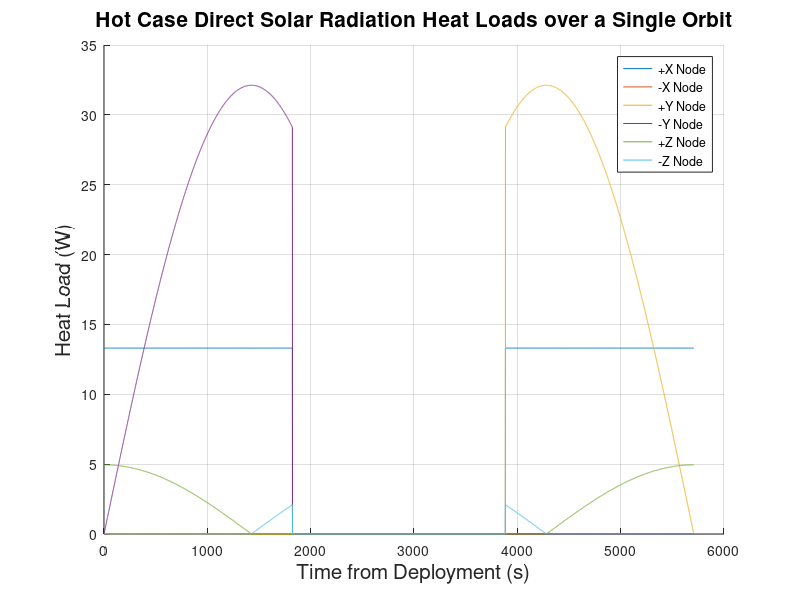
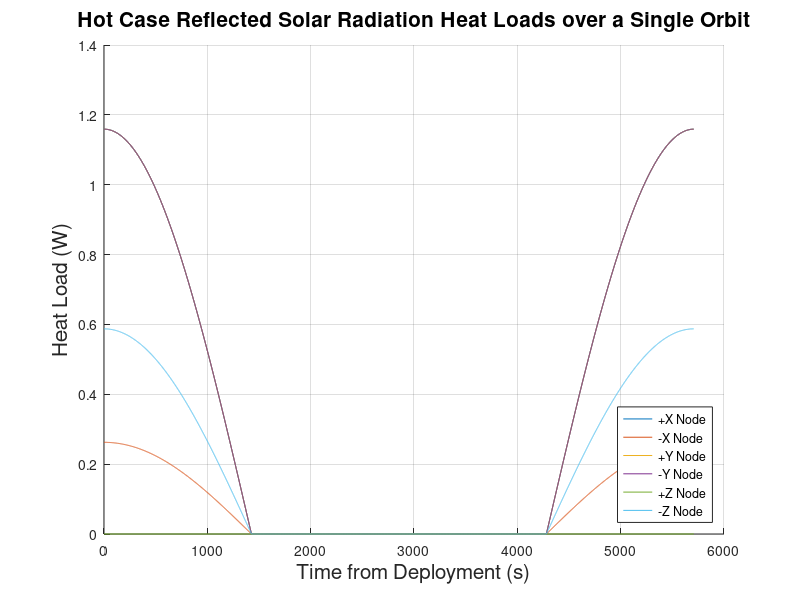
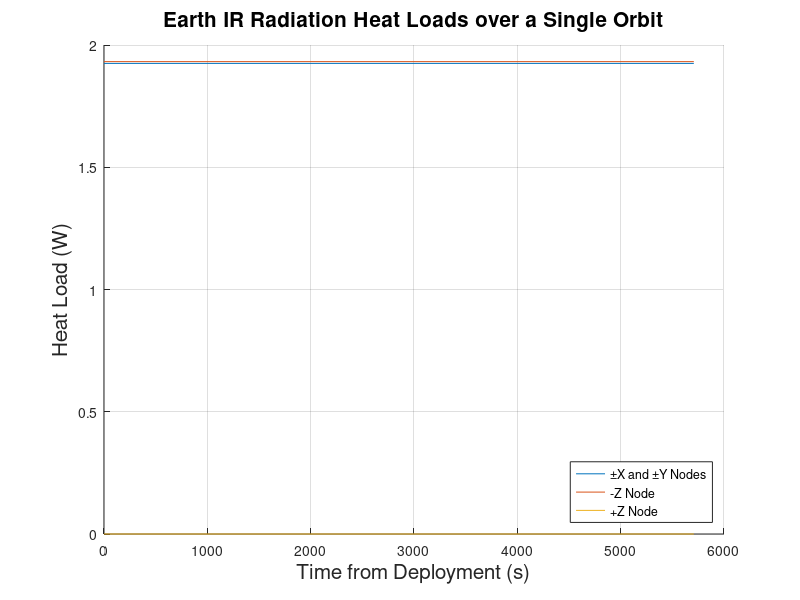
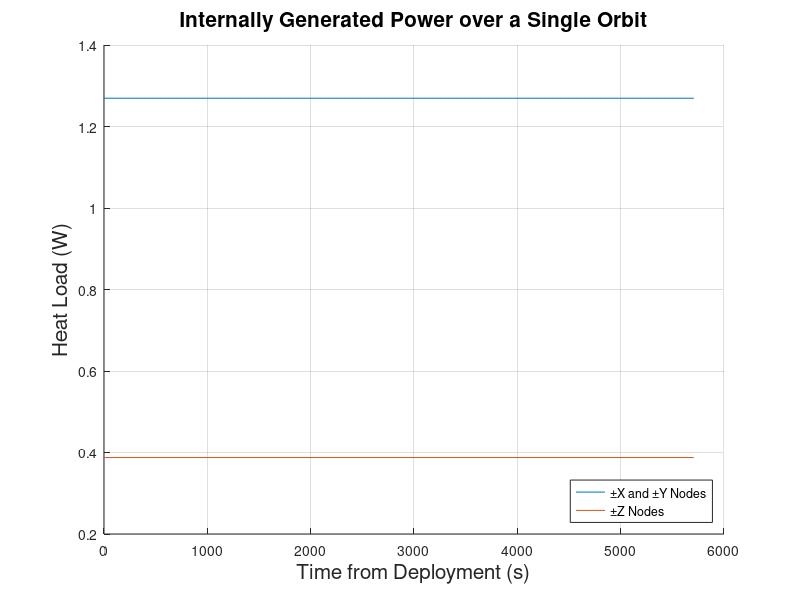

Here is the MATLAB script that generated these plots, in order:
% FINCH Six Node Thermal Model

close all;
clear all;
clc;

%% Overview

% This program is a transient orbital thermal simulation that models the FINCH satellite as six
% thermally coupled nodes. The purpose of this program is to identify the on orbit temperature ranges 
% that the FINCH satellite will encounter. Two cases are analyzed, a "hot" case corresponding to winter 
% in the northern hemisphere, and a "cold" case corresponding to summer in the northern hemisphere. To
% modify the program, adjust values in the "Constants" section.

% The design of this program is based on the paper "Preliminary Thermal Analysis of Small Satellites" 
% by Casper Versteeg and David L. Cotten
% The view factors for Earth IR and reflected solar radiation are from the paper "A Simplified, Closed-Form 
% Method for Screening Spacecraft Orbital Heating Variations" by S. L. Rickman

%% Assumptions & Approximations

% FINCH consists of six thermally coupled nodes
% Each of these nodes is a lumped mass (i.e., all points within each node are at the same temperature at each time step)
% The mass of each node is constant
% Nodes are thermally coupled along spacecraft edges (i.e., each node includes a single external spacecraft panel)
% The total mass of the satellite is distributed among the nodes such that the mass-area ratio remains constant
% The specific heat capacity (at constant pressure) of each node is that of aluminum 6061-T6 and is constant
% Each node's absorptivity and emissivity are the same across its entire external surface and do not change over time
% FINCH's internal power generation is constant
% This power is distributed among the nodes such that the power-area ratio remains constant
% All internal radiation is ignored
% FINCH is deployed at the halfway point of the sunlit portion of its orbit
% FINCH is orbiting at a low altitude (i.e., altitude << Earth's radius) and in a circular orbit
% FINCH is oriented in a fixed attitude with the -Z node always facing Earth, the +Z node always facing away 
% from the Earth, the +Y node acting as the "leading face" (i.e., its surface normal points in the direction of motion), 
% and the -X node never facing the Sun
% The Earth's albedo is constant over its entire surface
% The Earth has a constant infrared flux emission over its entire surface
% The solar heat flux is constant for the durations of the hot and cold cases
% Initial temperatures for the hot and cold cases for all nodes are the same
% The orbital altitude is high enough such that the effects of free molecular heating are negligible
% The effects of charged-particle heating are negligible


%% Constants

% Orbital Parameters

altitude = 550; % in km
orbital_period = 5708; % in seconds
beta_angle = 22.5; % in degrees (beta angle is constant because FINCH is in a sun-synchronous orbit)
no_orbits = 10; % number of orbits to be completed in this analysis

% FINCH Parameters

specific_heat = 896; % specific heat capacity of 6061-T6 aluminum in J/(kg-K)
large_node_mass = 0.8675; % in kg
small_node_mass = 0.2649; % in kg
large_node_bolts = 5; % number of bolts joining adjacent large nodes
small_node_bolts = 3; % number of bolts joining small nodes to adjacent large nodes
% Note: "large" and "small" refer to the relative sizes of the areas of the panels contained within each node (i.e., ±X and ±Y panels are 
% contained within "large" nodes, while the ±Z panels are contained within the "small" nodes)

% +X Node
plusX_absorptivity = 0.7507; % unitless
plusX_emissivity = 0.619; % unitless

% -X Node (includes radiator panel, coated in Z93 paint - property values from Gilmore Thermal Control Handbook Vol. 1)
minusX_absorptivity = 0.17; % unitless
minusX_emissivity = 0.92; % unitless

% +Y Node
plusY_absorptivity = 0.7507; % unitless
plusY_emissivity = 0.619; % unitless

% -Y Node
minusY_absorptivity = 0.7507; % unitless
minusY_emissivity = 0.619; % unitless

% +Z Node
plusZ_absorptivity = 0.379; % unitless
plusZ_emissivity = 0.08; % unitless

% -Z Node
minusZ_absorptivity = 0.379; % unitless
minusZ_emissivity = 0.08; % unitless

small_node_area = 0.01; % area in m^2 of ±Z panels contained within the "small" ±Z nodes
large_node_area = 0.03275; % area in m^2 of ±X and ±Y panels contained within the "large" ±X and ±Y nodes
bolt_conductance = 0.26; % thermal conductance of bolted connections between node in W/K (also from Gilmore's book)

% Other Constants

sb = 5.67*(10^-8); % Stefan-Boltzmann Constant in W/(m^2-K^4)
earth_albedo = 0.14; % unitless
earth_IR_heat_flux = 228; % in W/m^2
solar_flux_hot = 1414; % solar flux for hot case in W/m^2
solar_flux_cold = 1322; % solar flux for cold case in W/m^2
space_temp = -270.45; % temperature of space in degrees Celsius
Qdot_gen_Wh = 9.28; % internally generated heat load in Watt-hours over a single orbit (based on power budget)
earth_radius = 6371; % in km
delta_t = 1; % define time step in seconds

%% Analysis

% Calculate the internally generated heat load in Watts (need to convert from Wh to Watts)

Qdot_gen = Qdot_gen_Wh/(orbital_period/3600);

% Distribute the internally generated heat load among the nodes

small_node_power = Qdot_gen/15.1;
large_node_power = 3.275*small_node_power;

% Calculate the critical beta angle and eclipse fraction

critical_beta_angle = asind(earth_radius/(earth_radius+altitude));

if beta_angle < critical_beta_angle
    eclipse_fraction = (1/180)*acosd((sqrt(altitude^2+2*earth_radius*altitude))/((earth_radius+altitude)*cosd(beta_angle)));
else
    eclipse_fraction = 0;
end

% Calculate the view factors for Earth IR and reflected solar radiation (from Rickman paper)
% Since the +Z (zenith) node is never oriented towards the Earth, its view factor is always 0
VF_nadir =(earth_radius/(earth_radius+altitude))^2; % Earth Facing
a=sqrt(1-VF_nadir);
b=2*asin(a);
c=sin(b);
VF_walls = (pi-b-c)/(2*pi); % Perpendicular to nadir

% Initialize the index variable
i = 1;

% Initialize the spacecraft's temperature in degrees Celsius for all nodes for both cases
T_hot_plusX(i) = 20;
T_cold_plusX(i) = 20;
T_hot_minusX(i) = 20;
T_cold_minusX(i) = 20;
T_hot_plusY(i) = 20;
T_cold_plusY(i) = 20;
T_hot_minusY(i) = 20;
T_cold_minusY(i) = 20;
T_hot_plusZ(i) = 20;
T_cold_plusZ(i) = 20;
T_hot_minusZ(i) = 20;
T_cold_minusZ(i) = 20;

% Initialize time vector at halfway point of sunlit portion of the orbit (units: seconds)
t(i) = 0;

% Calculate the heat transfer rates for the +X node at time t=0
Qdot_earth_IR_plusX = VF_walls*earth_IR_heat_flux*large_node_area;
% Hot Case
Qdot_solar_hot_plusX(i) = sind(beta_angle)*solar_flux_hot*large_node_area*plusX_absorptivity;
Qdot_albedo_hot_plusX(i) = VF_walls*earth_albedo*solar_flux_hot*plusX_absorptivity*large_node_area*cosd(beta_angle);
% Cold Case
Qdot_solar_cold_plusX(i) = sind(beta_angle)*solar_flux_cold*large_node_area*plusX_absorptivity;
Qdot_albedo_cold_plusX(i) = VF_walls*earth_albedo*solar_flux_cold*plusX_absorptivity*large_node_area*cosd(beta_angle);

% Calculate the heat transfer rates for the -X node at time t=0
Qdot_earth_IR_minusX = VF_walls*earth_IR_heat_flux*large_node_area;
% Hot Case
Qdot_solar_hot_minusX(i) = 0;
Qdot_albedo_hot_minusX(i) = VF_walls*earth_albedo*solar_flux_hot*minusX_absorptivity*large_node_area*cosd(beta_angle);
% Cold Case
Qdot_solar_cold_minusX(i) = 0;
Qdot_albedo_cold_minusX(i) = VF_walls*earth_albedo*solar_flux_cold*minusX_absorptivity*large_node_area*cosd(beta_angle);

% Calculate the heat transfer rates for the +Y node at time t=0
Qdot_earth_IR_plusY = VF_walls*earth_IR_heat_flux*large_node_area;
% Hot Case
Qdot_solar_hot_plusY(i) = 0;
Qdot_albedo_hot_plusY(i) = VF_walls*earth_albedo*solar_flux_hot*plusY_absorptivity*large_node_area*cosd(beta_angle);
% Cold Case
Qdot_solar_cold_plusY(i) = 0;
Qdot_albedo_cold_plusY(i) = VF_walls*earth_albedo*solar_flux_cold*plusY_absorptivity*large_node_area*cosd(beta_angle);

% Calculate the heat transfer rates for the -Y node at time t=0
Qdot_earth_IR_minusY = VF_walls*earth_IR_heat_flux*large_node_area;
% Hot Case
Qdot_solar_hot_minusY(i) = 0;
Qdot_albedo_hot_minusY(i) = VF_walls*earth_albedo*solar_flux_hot*minusY_absorptivity*large_node_area*cosd(beta_angle);
% Cold Case
Qdot_solar_cold_minusY(i) = 0;
Qdot_albedo_cold_minusY(i) = VF_walls*earth_albedo*solar_flux_cold*minusY_absorptivity*large_node_area*cosd(beta_angle);

% Calculate the heat transfer rates for the +Z node at time t=0
% The +Z node never faces the Earth, so Earth IR and reflected solar radiation heat transfer to this node is 0
% Hot Case
Qdot_solar_hot_plusZ(i) = cos((2*pi*t(i))/orbital_period)*cosd(beta_angle)*solar_flux_hot*small_node_area*plusZ_absorptivity;
% Cold Case
Qdot_solar_cold_plusZ(i) = cos((2*pi*t(i))/orbital_period)*cosd(beta_angle)*solar_flux_cold*small_node_area*plusZ_absorptivity;

% Calculate the heat transfer rates for the -Z node at time t=0
Qdot_earth_IR_minusZ = VF_nadir*earth_IR_heat_flux*small_node_area;
% Hot Case
Qdot_solar_hot_minusZ(i) = 0;
Qdot_albedo_hot_minusZ(i) = VF_nadir*earth_albedo*solar_flux_hot*minusZ_absorptivity*small_node_area*cosd(beta_angle);
% Cold Case
Qdot_solar_cold_minusZ(i) = 0;
Qdot_albedo_cold_minusZ(i) = VF_nadir*earth_albedo*solar_flux_cold*minusZ_absorptivity*small_node_area*cosd(beta_angle);

% Calculate the total heat loads for both cases

total_heat_load_plusX_hot(i) = Qdot_earth_IR_plusX + Qdot_solar_hot_plusX(i) + Qdot_albedo_hot_plusX(i) + large_node_power;
total_heat_load_minusX_hot(i) = Qdot_earth_IR_minusX + Qdot_albedo_hot_minusX(i) + large_node_power;
total_heat_load_plusY_hot(i) = Qdot_earth_IR_plusY + Qdot_solar_hot_plusY(i) + Qdot_albedo_hot_plusY(i) + large_node_power;
total_heat_load_minusY_hot(i) = Qdot_earth_IR_minusY + Qdot_solar_hot_minusY(i) + Qdot_albedo_hot_minusY(i) + large_node_power;
total_heat_load_plusZ_hot(i) = Qdot_solar_hot_plusZ(i) + small_node_power;
total_heat_load_minusZ_hot(i) = Qdot_earth_IR_minusZ + Qdot_solar_hot_minusZ(i) + Qdot_albedo_hot_minusZ(i) + small_node_power;

total_heat_load_plusX_cold(i) = Qdot_earth_IR_plusX + Qdot_solar_cold_plusX(i) + Qdot_albedo_cold_plusX(i) + large_node_power;
total_heat_load_minusX_cold(i) = Qdot_earth_IR_minusX + Qdot_albedo_cold_minusX(i) + large_node_power;
total_heat_load_plusY_cold(i) = Qdot_earth_IR_plusY + Qdot_solar_cold_plusY(i) + Qdot_albedo_cold_plusY(i) + large_node_power;
total_heat_load_minusY_cold(i) = Qdot_earth_IR_minusY + Qdot_solar_cold_minusY(i) + Qdot_albedo_cold_minusY(i) + large_node_power;
total_heat_load_plusZ_cold(i) = Qdot_solar_cold_plusZ(i) + small_node_power;
total_heat_load_minusZ_cold(i) = Qdot_earth_IR_minusZ + Qdot_solar_cold_minusZ(i) + Qdot_albedo_cold_minusZ(i) + small_node_power;

% Calculate the spacecraft temperatures over the desired number of orbits for both cases

for j = 0 : 1 : (no_orbits-1)

    while t(i) <= (orbital_period*(j+1) - 1)

        % On to the next time step
        i = i+1;
        t(i) = t(i-1)+delta_t;
        
        % Extra "if statement" in case we choose an increment such that an additional temperature point is calculated beyond the specified number of orbits
        if t <= orbital_period*no_orbits
             
            %% Calculate the direct solar radiation view factor for each node
            % The -X node never faces the Sun, so its view factor is always 0)
            
            if t(i) < orbital_period*0.5*(1-eclipse_fraction)+(orbital_period*j) || t(i) > orbital_period*0.5*(1+eclipse_fraction)+(orbital_period*j)
                plusX_VF = sind(beta_angle);
            else
                plusX_VF = 0;
            end

            if t(i) > orbital_period*0.5*(1+eclipse_fraction)+(orbital_period*j)
                plusY_VF = -sin((2*pi*t(i))/orbital_period)*cosd(beta_angle);
            else
                plusY_VF = 0;
            end

            if t(i) < orbital_period*0.5*(1-eclipse_fraction)+(orbital_period*j)
                minusY_VF = sin((2*pi*t(i))/orbital_period)*cosd(beta_angle);
            else
                minusY_VF = 0;
            end

            if t(i) < 0.25*orbital_period+(orbital_period*j) || t(i) > 0.75*orbital_period+(orbital_period*j)
                plusZ_VF = cos((2*pi*t(i))/orbital_period)*cosd(beta_angle);
            else
                plusZ_VF = 0;
            end

            if (t(i) > 0.25*orbital_period+(orbital_period*j) && t(i) < 0.5*orbital_period*(1-eclipse_fraction)+(orbital_period*j)) || (t(i) > 0.5*orbital_period*(1+eclipse_fraction)+(orbital_period*j) && t(i) < 0.75*orbital_period+(orbital_period*j))
                minusZ_VF = -cos((2*pi*t(i))/orbital_period)*cosd(beta_angle);
            else
                minusZ_VF = 0;
            end
            %% Calculate the albedo cosine factor
            % This factor either activates or deactivates the reflected solar heating in orbit

            if t(i) < 0.25*orbital_period+(orbital_period*j) || t(i) > 0.75*orbital_period+(orbital_period*j)
                albedo_switch = 1;
            else
                albedo_switch = 0;
            end
            %% Hot Case

            % Calculate the net heat transfer rate for the +X node for each time step of the hot case
            Qdot_solar_hot_plusX(i) = plusX_VF*solar_flux_hot*large_node_area*plusX_absorptivity;
            Qdot_albedo_hot_plusX(i) = albedo_switch*VF_walls*earth_albedo*solar_flux_hot*plusX_absorptivity*large_node_area*cosd(beta_angle)*cos((2*pi*t(i))/orbital_period);
            Qdot_radiation_hot_plusX = large_node_area*sb*plusX_emissivity*(((T_hot_plusX(i-1)+273.15)^4)-((space_temp+273.15)^4));
            Qdot_bolts_hot_plusX = bolt_conductance*(large_node_bolts*(T_hot_plusY(i-1)+T_hot_minusY(i-1)-2*T_hot_plusX(i-1))+small_node_bolts*(T_hot_plusZ(i-1)+T_hot_minusZ(i-1)-2*T_hot_plusX(i-1)));
            Qdot_hot_plusX = Qdot_earth_IR_plusX + Qdot_solar_hot_plusX(i) + Qdot_albedo_hot_plusX(i) + large_node_power - Qdot_radiation_hot_plusX + Qdot_bolts_hot_plusX;
            
            % Calculate the +X node temperature for each time step of the hot case
            T_hot_plusX(i) = T_hot_plusX(i-1) + (delta_t*Qdot_hot_plusX)/(specific_heat*large_node_mass);

            % Calculate the net heat transfer rate for the -X node for each time step of the hot case
            Qdot_albedo_hot_minusX(i) = albedo_switch*VF_walls*earth_albedo*solar_flux_hot*minusX_absorptivity*large_node_area*cosd(beta_angle)*cos((2*pi*t(i))/orbital_period);
            Qdot_radiation_hot_minusX = large_node_area*sb*minusX_emissivity*(((T_hot_minusX(i-1)+273.15)^4)-((space_temp+273.15)^4));
            Qdot_bolts_hot_minusX = bolt_conductance*(large_node_bolts*(T_hot_plusY(i-1)+T_hot_minusY(i-1)-2*T_hot_minusX(i-1))+small_node_bolts*(T_hot_plusZ(i-1)+T_hot_minusZ(i-1)-2*T_hot_minusX(i-1)));
            Qdot_hot_minusX = Qdot_earth_IR_minusX + Qdot_albedo_hot_minusX(i) + large_node_power - Qdot_radiation_hot_minusX + Qdot_bolts_hot_minusX;
            
            % Calculate the -X node temperature for each time step of the hot case
            T_hot_minusX(i) = T_hot_minusX(i-1) + (delta_t*Qdot_hot_minusX)/(specific_heat*large_node_mass);

            % Calculate the net heat transfer rate for the +Y node for each time step of the hot case
            Qdot_solar_hot_plusY(i) = plusY_VF*solar_flux_hot*large_node_area*plusY_absorptivity;
            Qdot_albedo_hot_plusY(i) = albedo_switch*VF_walls*earth_albedo*solar_flux_hot*plusY_absorptivity*large_node_area*cosd(beta_angle)*cos((2*pi*t(i))/orbital_period);
            Qdot_radiation_hot_plusY = large_node_area*sb*plusY_emissivity*(((T_hot_plusY(i-1)+273.15)^4)-((space_temp+273.15)^4));
            Qdot_bolts_hot_plusY = bolt_conductance*(large_node_bolts*(T_hot_plusX(i-1)+T_hot_minusX(i-1)-2*T_hot_plusY(i-1))+small_node_bolts*(T_hot_plusZ(i-1)+T_hot_minusZ(i-1)-2*T_hot_plusY(i-1)));
            Qdot_hot_plusY = Qdot_earth_IR_plusY + Qdot_solar_hot_plusY(i) + Qdot_albedo_hot_plusY(i) + large_node_power - Qdot_radiation_hot_plusY + Qdot_bolts_hot_plusY;
            
            % Calculate the +Y node temperature for each time step of the hot case
            T_hot_plusY(i) = T_hot_plusY(i-1) + (delta_t*Qdot_hot_plusY)/(specific_heat*large_node_mass);

            % Calculate the net heat transfer rate for the -Y node for each time step of the hot case
            Qdot_solar_hot_minusY(i) = minusY_VF*solar_flux_hot*large_node_area*minusY_absorptivity;
            Qdot_albedo_hot_minusY(i) = albedo_switch*VF_walls*earth_albedo*solar_flux_hot*minusY_absorptivity*large_node_area*cosd(beta_angle)*cos((2*pi*t(i))/orbital_period);
            Qdot_radiation_hot_minusY = large_node_area*sb*minusY_emissivity*(((T_hot_minusY(i-1)+273.15)^4)-((space_temp+273.15)^4));
            Qdot_bolts_hot_minusY = bolt_conductance*(large_node_bolts*(T_hot_plusX(i-1)+T_hot_minusX(i-1)-2*T_hot_minusY(i-1))+small_node_bolts*(T_hot_plusZ(i-1)+T_hot_minusZ(i-1)-2*T_hot_minusY(i-1)));
            Qdot_hot_minusY = Qdot_earth_IR_minusY + Qdot_solar_hot_minusY(i) + Qdot_albedo_hot_minusY(i) + large_node_power - Qdot_radiation_hot_minusY + Qdot_bolts_hot_minusY;

            % Calculate the -Y node temperature for each time step of the hot case
            T_hot_minusY(i) = T_hot_minusY(i-1) + (delta_t*Qdot_hot_minusY)/(specific_heat*large_node_mass);

            % Calculate the net heat transfer rate for the +Z node for each time step of the hot case
            Qdot_solar_hot_plusZ(i) = plusZ_VF*solar_flux_hot*small_node_area*plusZ_absorptivity;
            Qdot_radiation_hot_plusZ = small_node_area*sb*plusZ_emissivity*(((T_hot_plusZ(i-1)+273.15)^4)-((space_temp+273.15)^4));
            Qdot_bolts_hot_plusZ = bolt_conductance*large_node_bolts*(T_hot_plusX(i-1)+T_hot_minusX(i-1)+T_hot_plusY(i-1)+T_hot_minusY(i-1)-4*T_hot_plusZ(i-1));
            Qdot_hot_plusZ = Qdot_solar_hot_plusZ(i) + small_node_power - Qdot_radiation_hot_plusZ + Qdot_bolts_hot_plusZ;
            
            % Calculate the +Z node temperature for each time step of the hot case
            T_hot_plusZ(i) = T_hot_plusZ(i-1) + (delta_t*Qdot_hot_plusZ)/(specific_heat*small_node_mass);

            % Calculate the net heat transfer rate for the -Z node for each time step of the hot case
            Qdot_solar_hot_minusZ(i) = minusZ_VF*solar_flux_hot*small_node_area*minusZ_absorptivity;
            Qdot_albedo_hot_minusZ(i) = albedo_switch*VF_nadir*earth_albedo*solar_flux_hot*minusZ_absorptivity*small_node_area*cosd(beta_angle)*cos((2*pi*t(i))/orbital_period);
            Qdot_radiation_hot_minusZ = small_node_area*sb*minusZ_emissivity*(((T_hot_minusZ(i-1)+273.15)^4)-((space_temp+273.15)^4));
            Qdot_bolts_hot_minusZ = bolt_conductance*large_node_bolts*(T_hot_plusX(i-1)+T_hot_minusX(i-1)+T_hot_plusY(i-1)+T_hot_minusY(i-1)-4*T_hot_minusZ(i-1));
            Qdot_hot_minusZ = Qdot_solar_hot_minusZ(i) + Qdot_albedo_hot_minusZ(i) + small_node_power - Qdot_radiation_hot_minusZ + Qdot_bolts_hot_minusZ;

            % Calculate the -Z node temperature for each time step of the hot case
            T_hot_minusZ(i) = T_hot_minusZ(i-1) + (delta_t*Qdot_hot_minusZ)/(specific_heat*small_node_mass);

            % Calculate the total heat loads for each node
            total_heat_load_plusX_hot(i) = Qdot_earth_IR_plusX + Qdot_solar_hot_plusX(i) + Qdot_albedo_hot_plusX(i) + large_node_power;
            total_heat_load_minusX_hot(i) = Qdot_earth_IR_minusX + Qdot_albedo_hot_minusX(i) + large_node_power;
            total_heat_load_plusY_hot(i) = Qdot_earth_IR_plusY + Qdot_solar_hot_plusY(i) + Qdot_albedo_hot_plusY(i) + large_node_power;
            total_heat_load_minusY_hot(i) = Qdot_earth_IR_minusY + Qdot_solar_hot_minusY(i) + Qdot_albedo_hot_minusY(i) + large_node_power;
            total_heat_load_plusZ_hot(i) = Qdot_solar_hot_plusZ(i) + small_node_power;
            total_heat_load_minusZ_hot(i) = Qdot_earth_IR_minusZ + Qdot_solar_hot_minusZ(i) + Qdot_albedo_hot_minusZ(i) + small_node_power;
            %% Cold Case

            % Calculate the net heat transfer rate for the +X node for each time step of the cold case
            Qdot_solar_cold_plusX(i) = plusX_VF*solar_flux_cold*large_node_area*plusX_absorptivity;
            Qdot_albedo_cold_plusX(i) = albedo_switch*VF_walls*earth_albedo*solar_flux_cold*plusX_absorptivity*large_node_area*cosd(beta_angle)*cos((2*pi*t(i))/orbital_period);
            Qdot_radiation_cold_plusX = large_node_area*sb*plusX_emissivity*(((T_cold_plusX(i-1)+273.15)^4)-((space_temp+273.15)^4));
            Qdot_bolts_cold_plusX = bolt_conductance*(large_node_bolts*(T_cold_plusY(i-1)+T_cold_minusY(i-1)-2*T_cold_plusX(i-1))+small_node_bolts*(T_cold_plusZ(i-1)+T_cold_minusZ(i-1)-2*T_cold_plusX(i-1)));
            Qdot_cold_plusX = Qdot_earth_IR_plusX + Qdot_solar_cold_plusX(i) + Qdot_albedo_cold_plusX(i) + large_node_power - Qdot_radiation_cold_plusX + Qdot_bolts_cold_plusX;
            
            % Calculate the +X node temperature for each time step of the cold case
            T_cold_plusX(i) = T_cold_plusX(i-1) + (delta_t*Qdot_cold_plusX)/(specific_heat*large_node_mass);

            % Calculate the net heat transfer rate for the -X node for each time step of the cold case
            Qdot_albedo_cold_minusX(i) = albedo_switch*VF_walls*earth_albedo*solar_flux_cold*minusX_absorptivity*large_node_area*cosd(beta_angle)*cos((2*pi*t(i))/orbital_period);
            Qdot_radiation_cold_minusX = large_node_area*sb*minusX_emissivity*(((T_cold_minusX(i-1)+273.15)^4)-((space_temp+273.15)^4));
            Qdot_bolts_cold_minusX = bolt_conductance*(large_node_bolts*(T_cold_plusY(i-1)+T_cold_minusY(i-1)-2*T_cold_minusX(i-1))+small_node_bolts*(T_cold_plusZ(i-1)+T_cold_minusZ(i-1)-2*T_cold_minusX(i-1)));
            Qdot_cold_minusX = Qdot_earth_IR_minusX + Qdot_albedo_cold_minusX(i) + large_node_power - Qdot_radiation_cold_minusX + Qdot_bolts_cold_minusX;
            
            % Calculate the -X node temperature for each time step of the cold case
            T_cold_minusX(i) = T_cold_minusX(i-1) + (delta_t*Qdot_cold_minusX)/(specific_heat*large_node_mass);

            % Calculate the net heat transfer rate for the +Y node for each time step of the cold case
            Qdot_solar_cold_plusY(i) = plusY_VF*solar_flux_cold*large_node_area*plusY_absorptivity;
            Qdot_albedo_cold_plusY(i) = albedo_switch*VF_walls*earth_albedo*solar_flux_cold*plusY_absorptivity*large_node_area*cosd(beta_angle)*cos((2*pi*t(i))/orbital_period);
            Qdot_radiation_cold_plusY = large_node_area*sb*plusY_emissivity*(((T_cold_plusY(i-1)+273.15)^4)-((space_temp+273.15)^4));
            Qdot_bolts_cold_plusY = bolt_conductance*(large_node_bolts*(T_cold_plusX(i-1)+T_cold_minusX(i-1)-2*T_cold_plusY(i-1))+small_node_bolts*(T_cold_plusZ(i-1)+T_cold_minusZ(i-1)-2*T_cold_plusY(i-1)));
            Qdot_cold_plusY = Qdot_earth_IR_plusY + Qdot_solar_cold_plusY(i) + Qdot_albedo_cold_plusY(i) + large_node_power - Qdot_radiation_cold_plusY + Qdot_bolts_cold_plusY;
            
            % Calculate the +Y node temperature for each time step of the cold case
            T_cold_plusY(i) = T_cold_plusY(i-1) + (delta_t*Qdot_cold_plusY)/(specific_heat*large_node_mass);

            % Calculate the net heat transfer rate for the -Y node for each time step of the cold case
            Qdot_solar_cold_minusY(i) = minusY_VF*solar_flux_cold*large_node_area*minusY_absorptivity;
            Qdot_albedo_cold_minusY(i) = albedo_switch*VF_walls*earth_albedo*solar_flux_cold*minusY_absorptivity*large_node_area*cosd(beta_angle)*cos((2*pi*t(i))/orbital_period);
            Qdot_radiation_cold_minusY = large_node_area*sb*minusY_emissivity*(((T_cold_minusY(i-1)+273.15)^4)-((space_temp+273.15)^4));
            Qdot_bolts_cold_minusY = bolt_conductance*(large_node_bolts*(T_cold_plusX(i-1)+T_cold_minusX(i-1)-2*T_cold_minusY(i-1))+small_node_bolts*(T_cold_plusZ(i-1)+T_cold_minusZ(i-1)-2*T_cold_minusY(i-1)));
            Qdot_cold_minusY = Qdot_earth_IR_minusY + Qdot_solar_cold_minusY(i) + Qdot_albedo_cold_minusY(i) + large_node_power - Qdot_radiation_cold_minusY + Qdot_bolts_cold_minusY;

            % Calculate the -Y node temperature for each time step of the cold case
            T_cold_minusY(i) = T_cold_minusY(i-1) + (delta_t*Qdot_cold_minusY)/(specific_heat*large_node_mass);

            % Calculate the net heat transfer rate for the +Z node for each time step of the cold case
            Qdot_solar_cold_plusZ(i) = plusZ_VF*solar_flux_cold*small_node_area*plusZ_absorptivity;
            Qdot_radiation_cold_plusZ = small_node_area*sb*plusZ_emissivity*(((T_cold_plusZ(i-1)+273.15)^4)-((space_temp+273.15)^4));
            Qdot_bolts_cold_plusZ = bolt_conductance*large_node_bolts*(T_cold_plusX(i-1)+T_cold_minusX(i-1)+T_cold_plusY(i-1)+T_cold_minusY(i-1)-4*T_cold_plusZ(i-1));
            Qdot_cold_plusZ = Qdot_solar_cold_plusZ(i) + small_node_power - Qdot_radiation_cold_plusZ + Qdot_bolts_cold_plusZ;
            
            % Calculate the +Z node temperature for each time step of the cold case
            T_cold_plusZ(i) = T_cold_plusZ(i-1) + (delta_t*Qdot_cold_plusZ)/(specific_heat*small_node_mass);

            % Calculate the net heat transfer rate for the -Z node for each time step of the cold case
            Qdot_solar_cold_minusZ(i) = minusZ_VF*solar_flux_cold*small_node_area*minusZ_absorptivity;
            Qdot_albedo_cold_minusZ(i) = albedo_switch*VF_nadir*earth_albedo*solar_flux_cold*minusZ_absorptivity*small_node_area*cosd(beta_angle)*cos((2*pi*t(i))/orbital_period);
            Qdot_radiation_cold_minusZ = small_node_area*sb*minusZ_emissivity*(((T_cold_minusZ(i-1)+273.15)^4)-((space_temp+273.15)^4));
            Qdot_bolts_cold_minusZ = bolt_conductance*large_node_bolts*(T_cold_plusX(i-1)+T_cold_minusX(i-1)+T_cold_plusY(i-1)+T_cold_minusY(i-1)-4*T_cold_minusZ(i-1));
            Qdot_cold_minusZ = Qdot_solar_cold_minusZ(i) + Qdot_albedo_cold_minusZ(i) + small_node_power - Qdot_radiation_cold_minusZ + Qdot_bolts_cold_minusZ;

            % Calculate the -Z node temperature for each time step of the cold case
            T_cold_minusZ(i) = T_cold_minusZ(i-1) + (delta_t*Qdot_cold_minusZ)/(specific_heat*small_node_mass);

            % Calculate the total heat loads for each node
            total_heat_load_plusX_cold(i) = Qdot_earth_IR_plusX + Qdot_solar_cold_plusX(i) + Qdot_albedo_cold_plusX(i) + large_node_power;
            total_heat_load_minusX_cold(i) = Qdot_earth_IR_minusX + Qdot_albedo_cold_minusX(i) + large_node_power;
            total_heat_load_plusY_cold(i) = Qdot_earth_IR_plusY + Qdot_solar_cold_plusY(i) + Qdot_albedo_cold_plusY(i) + large_node_power;
            total_heat_load_minusY_cold(i) = Qdot_earth_IR_minusY + Qdot_solar_cold_minusY(i) + Qdot_albedo_cold_minusY(i) + large_node_power;
            total_heat_load_plusZ_cold(i) = Qdot_solar_cold_plusZ(i) + small_node_power;
            total_heat_load_minusZ_cold(i) = Qdot_earth_IR_minusZ + Qdot_solar_cold_minusZ(i) + Qdot_albedo_cold_minusZ(i) + small_node_power;
        else
            % If we accidentally step beyond our desired number of orbits, the final time step is removed from the time vector
            t(i) = [];
            break
        end
        
    end

end

%% Min and Max Nodal Temperatures

% Hot Case

T_hot_plusX_min = min(T_hot_plusX);
T_hot_plusX_max = max(T_hot_plusX);
T_hot_minusX_min = min(T_hot_minusX);
T_hot_minusX_max = max(T_hot_minusX);

T_hot_plusY_min = min(T_hot_plusY);
T_hot_plusY_max = max(T_hot_plusY);
T_hot_minusY_min = min(T_hot_minusY);
T_hot_minusY_max = max(T_hot_minusY);

T_hot_plusZ_min = min(T_hot_plusZ);
T_hot_plusZ_max = max(T_hot_plusZ);
T_hot_minusZ_min = min(T_hot_minusZ);
T_hot_minusZ_max = max(T_hot_minusZ);

% Cold Case

T_cold_plusX_min = min(T_cold_plusX);
T_cold_plusX_max = max(T_cold_plusX);
T_cold_minusX_min = min(T_cold_minusX);
T_cold_minusX_max = max(T_cold_minusX);

T_cold_plusY_min = min(T_cold_plusY);
T_cold_plusY_max = max(T_cold_plusY);
T_cold_minusY_min = min(T_cold_minusY);
T_cold_minusY_max = max(T_cold_minusY);

T_cold_plusZ_min = min(T_cold_plusZ);
T_cold_plusZ_max = max(T_cold_plusZ);
T_cold_minusZ_min = min(T_cold_minusZ);
T_cold_minusZ_max = max(T_cold_minusZ);

%% Plotting

% Plot the direct solar radiation heat loads over one orbit for the hot case
figure(1);
set(1,'WindowStyle','Docked');
grid on
title('Hot Case Direct Solar Radiation Heat Loads over a Single Orbit','fontsize', 15)
xlabel('Time from Deployment (s)', 'fontsize', 15);
ylabel('Heat Load (W)', 'fontsize',15);
hold on;
plot(t(1:orbital_period),Qdot_solar_hot_plusX(1:orbital_period));
hold on;
plot([0,orbital_period],[0,0]);
hold on;
plot(t(1:orbital_period),Qdot_solar_hot_plusY(1:orbital_period));
hold on;
plot(t(1:orbital_period),Qdot_solar_hot_minusY(1:orbital_period));
hold on;
plot(t(1:orbital_period),Qdot_solar_hot_plusZ(1:orbital_period));
hold on;
plot(t(1:orbital_period),Qdot_solar_hot_minusZ(1:orbital_period));
legend('+X Node','-X Node','+Y Node','-Y Node','+Z Node','-Z Node');

% Plot the reflected solar radiation heat loads over one orbit for the hot case
figure(2);
set(2,'WindowStyle','Docked');
grid on
title('Hot Case Reflected Solar Radiation Heat Loads over a Single Orbit','fontsize', 15)
xlabel('Time from Deployment (s)', 'fontsize', 15);
ylabel('Heat Load (W)', 'fontsize',15);
hold on;
plot(t(1:orbital_period),Qdot_albedo_hot_plusX(1:orbital_period));
hold on;
plot(t(1:orbital_period),Qdot_albedo_hot_minusX(1:orbital_period));
hold on;
plot(t(1:orbital_period),Qdot_albedo_hot_plusY(1:orbital_period));
hold on;
plot(t(1:orbital_period),Qdot_albedo_hot_minusY(1:orbital_period));
hold on;
plot([0,orbital_period],[0,0]);
hold on;
plot(t(1:orbital_period),Qdot_albedo_hot_minusZ(1:orbital_period));
legend('+X Node','-X Node','+Y Node','-Y Node','+Z Node','-Z Node','Location','southeast');

% Plot the Earth IR Radiation heat loads over one orbit
figure(3);
set(3,'WindowStyle','Docked');
grid on
title('Earth IR Radiation Heat Loads over a Single Orbit','fontsize', 15)
xlabel('Time from Deployment (s)', 'fontsize', 15);
ylabel('Heat Load (W)', 'fontsize',15);
hold on;
plot([0,orbital_period],[Qdot_earth_IR_plusX,Qdot_earth_IR_plusX]);
hold on;
plot([0,orbital_period],[Qdot_earth_IR_minusZ,Qdot_earth_IR_minusZ]);
hold on;
plot([0,orbital_period],[0,0]);
legend('±X and ±Y Nodes','-Z Node','+Z Node','Location','southeast');

% Plot the internally generated heat loads over one orbit
figure(4);
set(4,'WindowStyle','Docked');
grid on
title('Internally Generated Power over a Single Orbit','fontsize', 15)
xlabel('Time from Deployment (s)', 'fontsize', 15);
ylabel('Heat Load (W)', 'fontsize',15);
hold on;
plot([0,orbital_period],[large_node_power,large_node_power]);
hold on;
plot([0,orbital_period],[small_node_power,small_node_power]);
legend('±X and ±Y Nodes','±Z Nodes','Location','southeast');

% Plot the combined heat loads over one orbit for the hot case
figure(5);
set(5,'WindowStyle','Docked');
grid on
title('Hot Case Combined Heat Loads over a Single Orbit','fontsize', 15)
xlabel('Time from Deployment (s)', 'fontsize', 15);
ylabel('Heat Load (W)', 'fontsize',15);
hold on;
plot(t(1:orbital_period),total_heat_load_plusX_hot(1:orbital_period));
hold on;
plot(t(1:orbital_period),total_heat_load_minusX_hot(1:orbital_period));
hold on;
plot(t(1:orbital_period),total_heat_load_plusY_hot(1:orbital_period));
hold on;
plot(t(1:orbital_period),total_heat_load_minusY_hot(1:orbital_period));
hold on;
plot(t(1:orbital_period),total_heat_load_plusZ_hot(1:orbital_period));
hold on;
plot(t(1:orbital_period),total_heat_load_minusZ_hot(1:orbital_period));
legend('+X Node','-X Node','+Y Node','-Y Node','+Z Node','-Z Node');

% Plot the diirect solar radiation heat loads over one orbit for the cold case
figure(6);
set(6,'WindowStyle','Docked');
grid on
title('Cold Case Direct Solar Radiation Heat Loads over a Single Orbit','fontsize', 15)
xlabel('Time from Deployment (s)', 'fontsize', 15);
ylabel('Heat Load (W)', 'fontsize',15);
hold on;
plot(t(1:orbital_period),Qdot_solar_cold_plusX(1:orbital_period));
hold on;
plot([0,orbital_period],[0,0]);
hold on;
plot(t(1:orbital_period),Qdot_solar_cold_plusY(1:orbital_period));
hold on;
plot(t(1:orbital_period),Qdot_solar_cold_minusY(1:orbital_period));
hold on;
plot(t(1:orbital_period),Qdot_solar_cold_plusZ(1:orbital_period));
hold on;
plot(t(1:orbital_period),Qdot_solar_cold_minusZ(1:orbital_period));
legend('+X Node','-X Node','+Y Node','-Y Node','+Z Node','-Z Node');

% Plot the reflected solar radiation heat loads over one orbit for the cold case
figure(7);
set(7,'WindowStyle','Docked');
grid on
title('Cold Case Reflected Solar Radiation Heat Loads over a Single Orbit','fontsize', 15)
xlabel('Time from Deployment (s)', 'fontsize', 15);
ylabel('Heat Load (W)', 'fontsize',15);
hold on;
plot(t(1:orbital_period),Qdot_albedo_cold_plusX(1:orbital_period));
hold on;
plot(t(1:orbital_period),Qdot_albedo_cold_minusX(1:orbital_period));
hold on;
plot(t(1:orbital_period),Qdot_albedo_cold_plusY(1:orbital_period));
hold on;
plot(t(1:orbital_period),Qdot_albedo_cold_minusY(1:orbital_period));
hold on;
plot([0,orbital_period],[0,0]);
hold on;
plot(t(1:orbital_period),Qdot_albedo_cold_minusZ(1:orbital_period));
legend('+X Node','-X Node','+Y Node','-Y Node','+Z Node','-Z Node','Location','southeast');

% Plot the combined heat loads over one orbit for the cold case
figure(8);
set(8,'WindowStyle','Docked');
grid on
title('Cold Case Combined Heat Loads over a Single Orbit','fontsize', 15)
xlabel('Time from Deployment (s)', 'fontsize', 15);
ylabel('Heat Load (W)', 'fontsize',15);
hold on;
plot(t(1:orbital_period),total_heat_load_plusX_cold(1:orbital_period));
hold on;
plot(t(1:orbital_period),total_heat_load_minusX_cold(1:orbital_period));
hold on;
plot(t(1:orbital_period),total_heat_load_plusY_cold(1:orbital_period));
hold on;
plot(t(1:orbital_period),total_heat_load_minusY_cold(1:orbital_period));
hold on;
plot(t(1:orbital_period),total_heat_load_plusZ_cold(1:orbital_period));
hold on;
plot(t(1:orbital_period),total_heat_load_minusZ_cold(1:orbital_period));
legend('+X Node','-X Node','+Y Node','-Y Node','+Z Node','-Z Node');

% Plot all nodal temperatures for the hot case
figure(9);
set(9,'WindowStyle','Docked');
grid on
title('Hot Case Temperatures over Ten Orbits','fontsize', 15);
xlabel('Time from Deployment (s)', 'fontsize', 15);
ylabel('Temperature (°C)', 'fontsize',15);
hold on;
plot(t,T_hot_plusX);
hold on
plot(t,T_hot_minusX);
hold on;
plot(t,T_hot_plusY);
hold on
plot(t,T_hot_minusY);
hold on;
plot(t,T_hot_plusZ);
hold on
plot(t,T_hot_minusZ);
legend('+X Node','-X Node','+Y Node','-Y Node','+Z Node','-Z Node','Location','northeast')

% Plot all nodal temperatures for the cold case
figure(10);
set(10,'WindowStyle','Docked');
grid on
title('Cold Case Temperatures over Ten Orbits','fontsize', 15);
xlabel('Time from Deployment (s)', 'fontsize', 15);
ylabel('Temperature (°C)', 'fontsize',15);
hold on;
plot(t,T_cold_plusX);
hold on
plot(t,T_cold_minusX);
hold on;
plot(t,T_cold_plusY);
hold on
plot(t,T_cold_minusY);
hold on;
plot(t,T_cold_plusZ);
hold on
plot(t,T_cold_minusZ);
legend('+X Node','-X Node','+Y Node','-Y Node','+Z Node','-Z Node','Location','northeast')